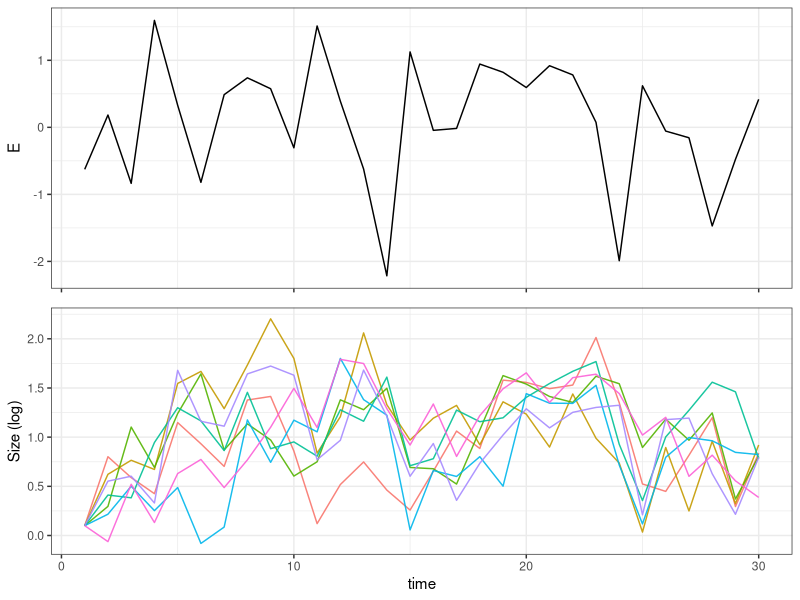
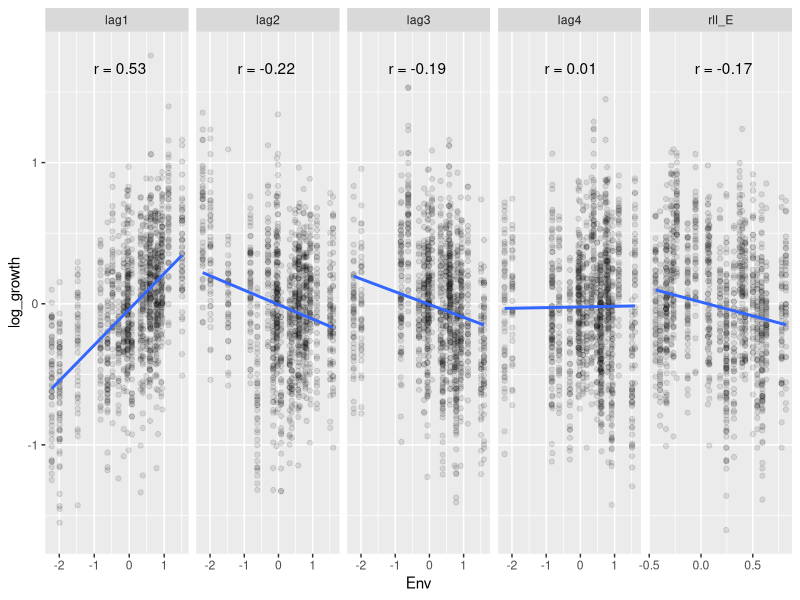
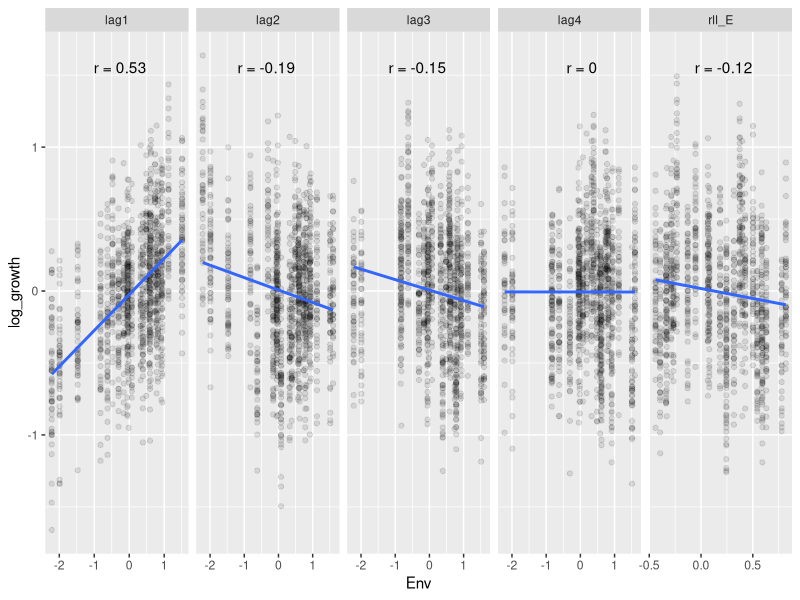
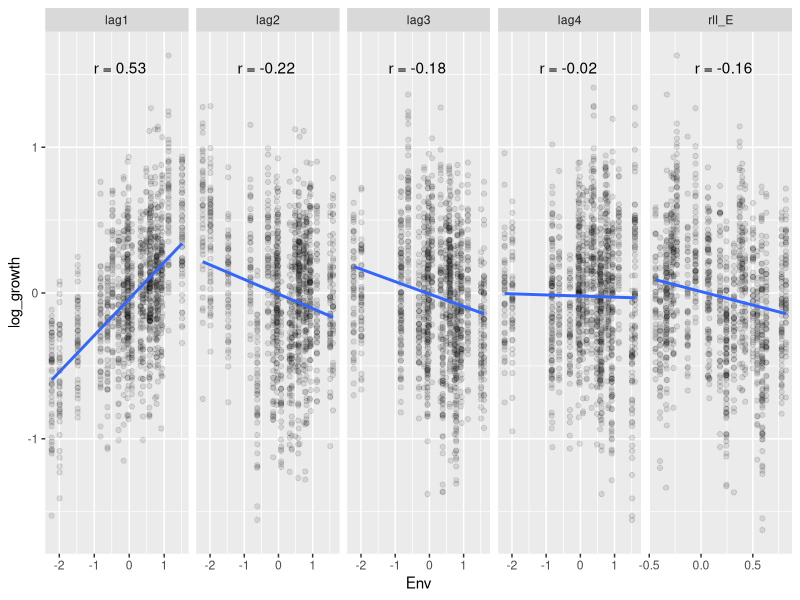
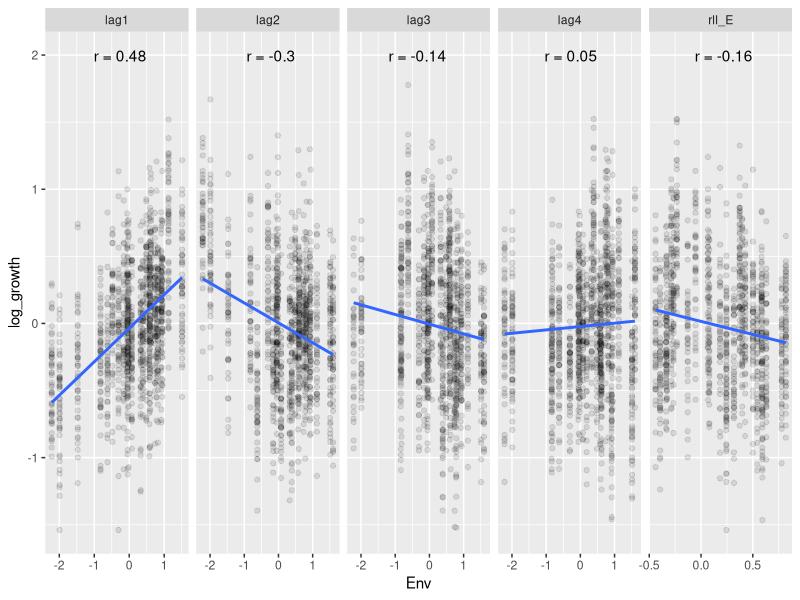

Generate these figures, in order, with R:
## ---- chunk 1


rm(list = ls())
library(tidyverse)
library(cowplot)
library(zoo)
library(lme4)
knitr::opts_knit$set(dpi = 50)

## ---- chunk 2
# Parmaeters: 
set.seed(1)
t <- 30
n <- 500
a <- 0.5 # Intrinsic growth rate 
b <- 0.5 # Size limitation 
E <- rnorm(t) # Annual environental variation 
beta <- 0.25 # Environment effect
init_size <- 0.1 # Initial size 
sig <- 0.3 # process noise 

X <- matrix(NA, t, n)
X[1,] <- init_size 

for ( i in 2:t ){ 
    mu <- a + b*X[i-1, ] + beta*E[i-1]
    X[i, ] <- rnorm(n,  mu, sig) 
}

dat <- 
  data.frame(t = 1:t , size = X, E = E) %>% 
  gather( id, size, starts_with('size')) %>% 
  mutate( id = as.numeric(factor( id )))

E_plot <- 
  dat %>% 
  distinct( t, E ) %>% 
  ggplot( aes( x = t, y = E)) + 
  geom_line()  + 
  theme_bw() + 
  theme(axis.title.x = element_blank(),
        axis.text.x = element_blank()) 

x_plot <- 
  dat %>% 
  filter( id < 8) %>% 
  ggplot( aes( x = t, y = size, group = id, color = factor( id ) )) + 
  geom_line( alpha = 0.9)  + 
  theme_bw()  + 
  scale_y_continuous(name = 'Size (log)' ) +  
  scale_x_continuous(name = 'time') + 
  scale_color_discrete(guide = 'none')
  

plot_grid(E_plot, x_plot, align = 'v' , ncol = 1)

## ---- chunk 3


dat <- 
  dat %>% 
  group_by( id ) %>% 
  arrange( id, t ) %>% 
  mutate(size0 = lag(size), lag1 = lag( E ), lag2 = lag( E, 2 ), lag3 = lag(E, 3), lag4 = lag(E, 4)) %>% 
  mutate( log_growth = size - size0) %>% 
  mutate( rll_E = rollmean( lag( E, 2), k = 4, align = 'right', fill = NA)) 

dat_long <- 
  dat %>% 
  ungroup() %>% 
  filter( complete.cases(.)) %>% 
  gather( lag, Env, starts_with('lag'), rll_E) 

lag_cors <-
  dat_long %>% 
  group_by( lag ) %>% 
  summarise( r = round( cor( log_growth, Env ), 2)) %>% 
  mutate( label = paste0( 'r = ', r), pos_x = 0.5, pos_y = max(dat$log_growth, na.rm = T )*0.95)

subsamp <- dat_long %>% group_by( t ) %>% sample_frac(0.1, replace = F) # subsample to draw fewer points 

dat_long %>% 
  ggplot( aes( x = Env, y = log_growth )) + 
  geom_point( data = subsamp  , aes( x = Env, y= log_growth ), alpha = 0.1) +
  geom_smooth( method = 'lm', se = F) + 
  geom_text( data = lag_cors, aes( label = label, x = pos_x, y = pos_y), hjust = 1) + 
  facet_wrap( ~ lag, nrow = 1, scales = 'free_x')



## ---- chunk 4

m1 <- lm( data = dat, size ~ size0 + lag1 + lag2 + lag3 + lag4 + rll_E )

summary(m1)

## ---- chunk 5

# Other parematers as above 

b <- runif(n,  0.2 , 0.9 ) # introduce noise in b
X <- matrix(NA, t, n)
X[1,] <- init_size 

for ( i in 2:t ){ 
    mu <- a + b*X[i-1, ] + beta*E[i-1]
    X[i, ] <- rnorm(n,  mu, sig) 
}

dat <- 
  data.frame(t = 1:t , size = X, E = E) %>% 
  gather( id, size, starts_with('size')) %>% 
  mutate( id = as.numeric(factor( id )))

E_plot <- 
  dat %>% 
  distinct( t, E ) %>% 
  ggplot( aes( x = t, y = E)) + 
  geom_line()  + 
  theme_bw() + 
  theme(axis.title.x = element_blank(),
        axis.text.x = element_blank()) 

x_plot <- 
  dat %>% 
  filter( id < 8) %>% 
  ggplot( aes( x = t, y = size, group = id, color = factor( id ) )) + 
  geom_line( alpha = 0.9)  + 
  theme_bw()  + 
  scale_y_continuous(name = 'Size (log)' ) +  
  scale_x_continuous(name = 'time') + 
  scale_color_discrete(guide = 'none')
  
#plot_grid(E_plot, x_plot, align = 'v' , ncol = 1)

dat <- 
  dat %>% 
  group_by( id ) %>% 
  arrange( id, t ) %>% 
  mutate(size0 = lag(size), lag1 = lag( E ), lag2 = lag( E, 2 ), lag3 = lag(E, 3), lag4 = lag(E, 4)) %>% 
  mutate( log_growth = size - size0) %>% 
  mutate( rll_E = rollmean( lag( E, 2), k = 4, align = 'right', fill = NA)) 

dat_long <- 
  dat %>% 
  ungroup() %>% 
  filter( complete.cases(.)) %>% 
  gather( lag, Env, starts_with('lag'), rll_E) 

lag_cors <-
  dat_long %>% 
  group_by( lag ) %>% 
  summarise( r = round( cor( log_growth, Env ), 2)) %>% 
  mutate( label = paste0( 'r = ', r), pos_x = 0.5, pos_y = max(dat$log_growth, na.rm = T )*0.95)


subsamp <- dat_long %>% group_by( t ) %>% sample_frac(0.1, replace = F) # subsample to draw fewer points 

dat_long %>% 
  ggplot( aes( x = Env, y = log_growth )) + 
  geom_point( data = subsamp  , aes( x = Env, y= log_growth ), alpha = 0.1) +
  geom_smooth( method = 'lm', se = F) + 
  geom_text( data = lag_cors, aes( label = label, x = pos_x, y = pos_y), hjust = 1) + 
  facet_wrap( ~ lag, nrow = 1, scales = 'free_x')


## ---- chunk 6

m1 <- lm( data = dat, size ~ size0 + lag1 + lag2 + lag3 + lag4 + rll_E )

summary(m1)

## ---- chunk 7
b <- 0.5 
a <- rbeta(n, 2, 2) # introduce noise in a
X <- matrix(NA, t, n)
X[1,] <- init_size 

for ( i in 2:t ){ 
    mu <- a + b*X[i-1, ] + beta*E[i-1]
    X[i, ] <- rnorm(n,  mu, sig) 
}

dat <- 
  data.frame(t = 1:t , size = X, E = E) %>% 
  gather( id, size, starts_with('size')) %>% 
  mutate( id = as.numeric(factor( id )))

dat <- 
  dat %>% 
  group_by( id ) %>% 
  arrange( id, t ) %>% 
  mutate(size0 = lag(size), lag1 = lag( E ), lag2 = lag( E, 2 ), lag3 = lag(E, 3), lag4 = lag(E, 4)) %>% 
  mutate( log_growth = size - size0) %>% 
  mutate( rll_E = rollmean( lag( E, 2), k = 4, align = 'right', fill = NA)) 

dat_long <- 
  dat %>% 
  ungroup() %>% 
  filter( complete.cases(.)) %>% 
  gather( lag, Env, starts_with('lag'), rll_E) 

lag_cors <-
  dat_long %>% 
  group_by( lag ) %>% 
  summarise( r = round( cor( log_growth, Env ), 2)) %>% 
  mutate( label = paste0( 'r = ', r), pos_x = 0.5, pos_y = max(dat$log_growth, na.rm = T )*0.95)


subsamp <- dat_long %>% group_by( t ) %>% sample_frac(0.1, replace = F) # subsample to draw fewer points 

dat_long %>% 
  ggplot( aes( x = Env, y = log_growth )) + 
  geom_point( data = subsamp  , aes( x = Env, y= log_growth ), alpha = 0.1) +
  geom_smooth( method = 'lm', se = F) + 
  geom_text( data = lag_cors, aes( label = label, x = pos_x, y = pos_y), hjust = 1) + 
  facet_wrap( ~ lag, nrow = 1, scales = 'free_x')

## ---- chunk 8

m1 <- lm( data = dat, size ~ size0 + lag1 + lag2 + lag3 + lag4 + rll_E )
summary(m1)


## ---- chunk 9

b <- rbeta(n, 1, 2)  
a <- rbeta(n,  2, 2) # introduce noise in a
X <- matrix(NA, t, n)
X[1,] <- init_size 

for ( i in 2:t ){ 
    mu <- a + b*X[i-1, ] + beta*E[i-1]
    X[i, ] <- rnorm(n,  mu, sig) 
}

dat <- 
  data.frame(t = 1:t , size = X, E = E) %>% 
  gather( id, size, starts_with('size')) %>% 
  mutate( id = as.numeric(factor( id )))

dat <- 
  dat %>% 
  group_by( id ) %>% 
  arrange( id, t ) %>% 
  mutate(size0 = lag(size), lag1 = lag( E ), lag2 = lag( E, 2 ), lag3 = lag(E, 3), lag4 = lag(E, 4)) %>% 
  mutate( log_growth = size - size0) %>% 
  mutate( rll_E = rollmean( lag( E, 2), k = 4, align = 'right', fill = NA)) 

dat_long <- 
  dat %>% 
  ungroup() %>% 
  filter( complete.cases(.)) %>% 
  gather( lag, Env, starts_with('lag'), rll_E) 

lag_cors <-
  dat_long %>% 
  group_by( lag ) %>% 
  summarise( r = round( cor( log_growth, Env ), 2)) %>% 
  mutate( label = paste0( 'r = ', r), pos_x = 0.5, pos_y = max(dat$log_growth, na.rm = T )*0.95)

subsamp <- dat_long %>% group_by( t ) %>% sample_frac(0.1, replace = F) # subsample to draw fewer points 

dat_long %>% 
  ggplot( aes( x = Env, y = log_growth )) + 
  geom_point( data = subsamp  , aes( x = Env, y= log_growth ), alpha = 0.1) +
  geom_smooth( method = 'lm', se = F) + 
  geom_text( data = lag_cors, aes( label = label, x = pos_x, y = pos_y), hjust = 1) + 
  facet_wrap( ~ lag, nrow = 1, scales = 'free_x')

## ---- chunk 10

m1 <- lm( data = dat, size ~ size0 + lag1 + lag2 + lag3 + lag4 + rll_E )
summary(m1)

## ---- chunk 11

mer1 <- lmer( data = dat, size ~ size0 + lag1 + lag2 + lag3 + rll_E +  (size0|id))
summary(mer1)

## ---- chunk 12

m1 <- lm( data = dat, size ~ size0 + lag1 + lag2 + lag3 + lag4 + rll_E )
summary(m1)

